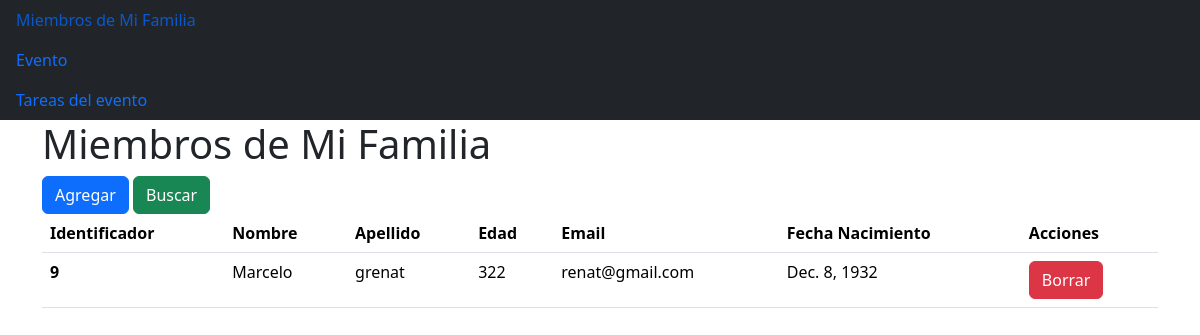
Before: /familia/ with the older database file.
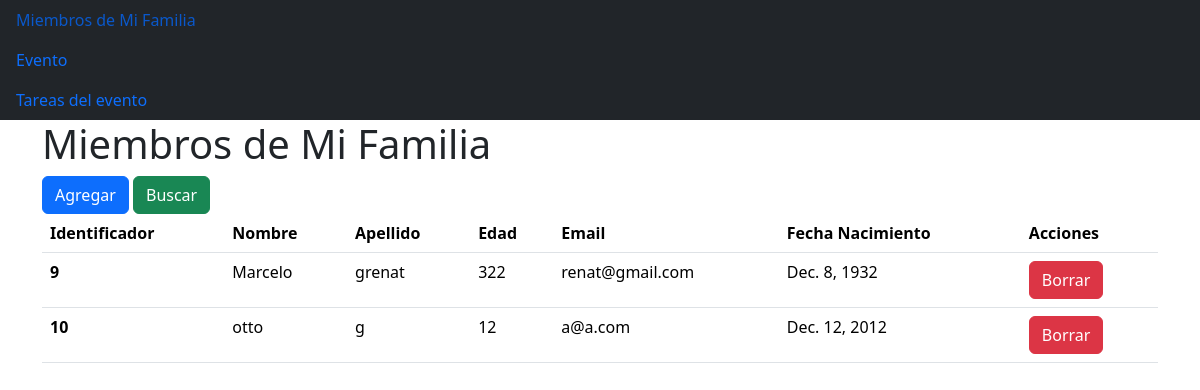
After: the same page with the newer database file.
### familia/models.py (models this page shows)
class Persona(models.Model):
    nombre = models.CharField(max_length=100)
    apellido = models.CharField(max_length=100)
    edad = models.IntegerField()
    email = models.CharField(max_length=100)
    fecha_nacimiento = models.DateField()

### familia/views.py (the view)
# urls.py: path('', views.index, name="index"),
def index(request):
    personas = Persona.objects.all()
    template = loader.get_template('familia/index.html')
    context = {
        'personas': personas,
    }
    return HttpResponse(template.render(context, request))

### familia/templates/familia/index.html (shortened to what this page needs)
{% load bootstrap5 %}
{% bootstrap_css %}
<ul class="nav bg-dark fixed">
  <li class="nav-item">
    <a class="nav-link active" href="{%url  'index' %}"> Miembros de Mi Familia</a>
    <a class="nav-link active" href="{%url  'evento' %}"> Evento</a>
    <a class="nav-link active" href="{%url  'tareas' %}"> Tareas del evento</a>
  </li>
</ul>
{% block navegacion %}
<div class="container">
    <div class="row">
      <div class="col">
        <h1>Miembros de Mi Familia</h1>
        {% url 'agregar' as agregar_url %}
        {% bootstrap_button "Agregar" size="sm" button_class="btn-primary" button_type="link" href=agregar_url %}
        {% url 'buscar' as buscar_url %}
        {% bootstrap_button "Buscar" button_class="btn-success" button_type="link" href=buscar_url %}
      </div>
    </div>
    <div class="row">
        <div class="col">
         {% if personas %}
          <table class="table">
            <thead>
                <th scope="col">Identificador</th>
                <th scope="col">Nombre</th>
                <th scope="col">Apellido</th>
                <th scope="col">Edad</th>
                <th scope="col">Email</th>
                <th scope="col">Fecha Nacimiento</th>
                <th scope="col">Acciones</th>
            </thead>
            {% for p in personas %}
            <tbody>
                <tr>
                    <th scope="row">{{p.id}} </th>
                    <td> {{p.nombre}} </td>
                    <td> {{p.apellido}} </td>
                    <td> {{p.edad}} </td>
                    <td> {{p.email}} </td>
                    <td> {{p.fecha_nacimiento}} </td>
                    {% url 'borrar' identificador=p.id as borrar_url %}
                    <td>{% bootstrap_button "Borrar" size="sm" button_class="btn-danger" button_type="link" href=borrar_url %}</td>
                </tr>
            </tbody>
            {% endfor %}
          </table>
        {% else %}
            <p>No tienes familiares cargados</p>
        {% endif %}
      </div>
    </div>
  </div>
  {% endblock %}

Changed rows visible on the page:
added Persona: id "10", nombre "otto", apellido "g", edad "12", email "a@a.com", fecha_nacimiento "Dec. 12, 2012", bootstrap_button "Borrar"
